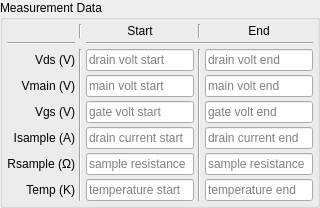
          <widget class="QGroupBox" name="groupBox">
           <property name="sizePolicy">
            <sizepolicy hsizetype="Preferred" vsizetype="Preferred">
             <horstretch>0</horstretch>
             <verstretch>0</verstretch>
            </sizepolicy>
           </property>
           <property name="title">
            <string>Measurement Data</string>
           </property>
           <property name="flat">
            <bool>true</bool>
           </property>
           <layout class="QVBoxLayout" name="verticalLayout_2">
            <property name="spacing">
             <number>4</number>
            </property>
            <property name="leftMargin">
             <number>4</number>
            </property>
            <property name="topMargin">
             <number>4</number>
            </property>
            <property name="rightMargin">
             <number>4</number>
            </property>
            <property name="bottomMargin">
             <number>4</number>
            </property>
            <item>
             <layout class="QGridLayout" name="gridLayout">
              <property name="spacing">
               <number>4</number>
              </property>
              <item row="1" column="2" colspan="3">
               <widget class="Line" name="line_10">
                <property name="sizePolicy">
                 <sizepolicy hsizetype="Preferred" vsizetype="Fixed">
                  <horstretch>0</horstretch>
                  <verstretch>0</verstretch>
                 </sizepolicy>
                </property>
                <property name="orientation">
                 <enum>Qt::Horizontal</enum>
                </property>
               </widget>
              </item>
              <item row="5" column="4">
               <widget class="QLineEdit" name="ui_sample_current_end">
                <property name="enabled">
                 <bool>true</bool>
                </property>
                <property name="sizePolicy">
                 <sizepolicy hsizetype="Maximum" vsizetype="Preferred">
                  <horstretch>0</horstretch>
                  <verstretch>0</verstretch>
                 </sizepolicy>
                </property>
                <property name="text">
                 <string/>
                </property>
                <property name="readOnly">
                 <bool>true</bool>
                </property>
                <property name="placeholderText">
                 <string>drain current end</string>
                </property>
               </widget>
              </item>
              <item row="6" column="0">
               <widget class="QLabel" name="label_11">
                <property name="sizePolicy">
                 <sizepolicy hsizetype="Preferred" vsizetype="Preferred">
                  <horstretch>0</horstretch>
                  <verstretch>0</verstretch>
                 </sizepolicy>
                </property>
                <property name="text">
                 <string>Rsample (Ω)</string>
                </property>
                <property name="alignment">
                 <set>Qt::AlignRight|Qt::AlignTrailing|Qt::AlignVCenter</set>
                </property>
               </widget>
              </item>
              <item row="0" column="4">
               <widget class="QLabel" name="label_7">
                <property name="sizePolicy">
                 <sizepolicy hsizetype="Preferred" vsizetype="Preferred">
                  <horstretch>0</horstretch>
                  <verstretch>0</verstretch>
                 </sizepolicy>
                </property>
                <property name="text">
                 <string>End</string>
                </property>
                <property name="alignment">
                 <set>Qt::AlignCenter</set>
                </property>
               </widget>
              </item>
              <item row="0" column="2">
               <widget class="QLabel" name="label_6">
                <property name="sizePolicy">
                 <sizepolicy hsizetype="Preferred" vsizetype="Preferred">
                  <horstretch>0</horstretch>
                  <verstretch>0</verstretch>
                 </sizepolicy>
                </property>
                <property name="text">
                 <string>Start</string>
                </property>
                <property name="alignment">
                 <set>Qt::AlignCenter</set>
                </property>
               </widget>
              </item>
              <item row="2" column="0">
               <widget class="QLabel" name="label_8">
                <property name="sizePolicy">
                 <sizepolicy hsizetype="Preferred" vsizetype="Preferred">
                  <horstretch>0</horstretch>
                  <verstretch>0</verstretch>
                 </sizepolicy>
                </property>
                <property name="text">
                 <string>Vds (V)</string>
                </property>
                <property name="alignment">
                 <set>Qt::AlignRight|Qt::AlignTrailing|Qt::AlignVCenter</set>
                </property>
               </widget>
              </item>
              <item row="5" column="2">
               <widget class="QLineEdit" name="ui_sample_current_start">
                <property name="enabled">
                 <bool>true</bool>
                </property>
                <property name="sizePolicy">
                 <sizepolicy hsizetype="Maximum" vsizetype="Preferred">
                  <horstretch>0</horstretch>
                  <verstretch>0</verstretch>
                 </sizepolicy>
                </property>
                <property name="text">
                 <string/>
                </property>
                <property name="readOnly">
                 <bool>true</bool>
                </property>
                <property name="placeholderText">
                 <string>drain current start</string>
                </property>
               </widget>
              </item>
              <item row="3" column="4">
               <widget class="QLineEdit" name="ui_main_voltage_end">
                <property name="enabled">
                 <bool>true</bool>
                </property>
                <property name="sizePolicy">
                 <sizepolicy hsizetype="Maximum" vsizetype="Preferred">
                  <horstretch>0</horstretch>
                  <verstretch>0</verstretch>
                 </sizepolicy>
                </property>
                <property name="readOnly">
                 <bool>true</bool>
                </property>
                <property name="placeholderText">
                 <string>main volt end</string>
                </property>
               </widget>
              </item>
              <item row="2" column="4">
               <widget class="QLineEdit" name="ui_sample_voltage_end">
                <property name="enabled">
                 <bool>true</bool>
                </property>
                <property name="sizePolicy">
                 <sizepolicy hsizetype="Maximum" vsizetype="Preferred">
                  <horstretch>0</horstretch>
                  <verstretch>0</verstretch>
                 </sizepolicy>
                </property>
                <property name="readOnly">
                 <bool>true</bool>
                </property>
                <property name="placeholderText">
                 <string>drain volt end</string>
                </property>
               </widget>
              </item>
              <item row="3" column="2">
               <widget class="QLineEdit" name="ui_main_voltage_start">
                <property name="sizePolicy">
                 <sizepolicy hsizetype="Maximum" vsizetype="Preferred">
                  <horstretch>0</horstretch>
                  <verstretch>0</verstretch>
                 </sizepolicy>
                </property>
                <property name="text">
                 <string/>
                </property>
                <property name="readOnly">
                 <bool>true</bool>
                </property>
                <property name="placeholderText">
                 <string>main volt start</string>
                </property>
               </widget>
              </item>
              <item row="6" column="2">
               <widget class="QLineEdit" name="ui_sample_resistance_start">
                <property name="enabled">
                 <bool>true</bool>
                </property>
                <property name="sizePolicy">
                 <sizepolicy hsizetype="Maximum" vsizetype="Preferred">
                  <horstretch>0</horstretch>
                  <verstretch>0</verstretch>
                 </sizepolicy>
                </property>
                <property name="text">
                 <string/>
                </property>
                <property name="readOnly">
                 <bool>true</bool>
                </property>
                <property name="placeholderText">
                 <string>sample resistance </string>
                </property>
               </widget>
              </item>
              <item row="3" column="0">
               <widget class="QLabel" name="label_19">
                <property name="sizePolicy">
                 <sizepolicy hsizetype="Preferred" vsizetype="Preferred">
                  <horstretch>0</horstretch>
                  <verstretch>0</verstretch>
                 </sizepolicy>
                </property>
                <property name="text">
                 <string>Vmain (V)</string>
                </property>
                <property name="alignment">
                 <set>Qt::AlignRight|Qt::AlignTrailing|Qt::AlignVCenter</set>
                </property>
               </widget>
              </item>
              <item row="4" column="2">
               <widget class="QLineEdit" name="ui_front_gate_voltage_start">
                <property name="enabled">
                 <bool>true</bool>
                </property>
                <property name="sizePolicy">
                 <sizepolicy hsizetype="Maximum" vsizetype="Preferred">
                  <horstretch>0</horstretch>
                  <verstretch>0</verstretch>
                 </sizepolicy>
                </property>
                <property name="text">
                 <string/>
                </property>
                <property name="readOnly">
                 <bool>true</bool>
                </property>
                <property name="placeholderText">
                 <string>gate volt start</string>
                </property>
               </widget>
              </item>
              <item row="4" column="4">
               <widget class="QLineEdit" name="ui_front_gate_voltage_end">
                <property name="enabled">
                 <bool>true</bool>
                </property>
                <property name="sizePolicy">
                 <sizepolicy hsizetype="Maximum" vsizetype="Preferred">
                  <horstretch>0</horstretch>
                  <verstretch>0</verstretch>
                 </sizepolicy>
                </property>
                <property name="text">
                 <string/>
                </property>
                <property name="readOnly">
                 <bool>true</bool>
                </property>
                <property name="placeholderText">
                 <string>gate volt end</string>
                </property>
               </widget>
              </item>
              <item row="5" column="0">
               <widget class="QLabel" name="label_10">
                <property name="sizePolicy">
                 <sizepolicy hsizetype="Preferred" vsizetype="Preferred">
                  <horstretch>0</horstretch>
                  <verstretch>0</verstretch>
                 </sizepolicy>
                </property>
                <property name="text">
                 <string>Isample (A)</string>
                </property>
                <property name="alignment">
                 <set>Qt::AlignRight|Qt::AlignTrailing|Qt::AlignVCenter</set>
                </property>
               </widget>
              </item>
              <item row="2" column="2">
               <widget class="QLineEdit" name="ui_sample_voltage_start">
                <property name="sizePolicy">
                 <sizepolicy hsizetype="Maximum" vsizetype="Preferred">
                  <horstretch>0</horstretch>
                  <verstretch>0</verstretch>
                 </sizepolicy>
                </property>
                <property name="text">
                 <string/>
                </property>
                <property name="readOnly">
                 <bool>true</bool>
                </property>
                <property name="placeholderText">
                 <string>drain volt start</string>
                </property>
               </widget>
              </item>
              <item row="6" column="4">
               <widget class="QLineEdit" name="ui_sample_resistance_end">
                <property name="enabled">
                 <bool>true</bool>
                </property>
                <property name="sizePolicy">
                 <sizepolicy hsizetype="Maximum" vsizetype="Preferred">
                  <horstretch>0</horstretch>
                  <verstretch>0</verstretch>
                 </sizepolicy>
                </property>
                <property name="text">
                 <string/>
                </property>
                <property name="readOnly">
                 <bool>true</bool>
                </property>
                <property name="placeholderText">
                 <string>sample resistance</string>
                </property>
               </widget>
              </item>
              <item row="4" column="0">
               <widget class="QLabel" name="label_9">
                <property name="sizePolicy">
                 <sizepolicy hsizetype="Preferred" vsizetype="Preferred">
                  <horstretch>0</horstretch>
                  <verstretch>0</verstretch>
                 </sizepolicy>
                </property>
                <property name="text">
                 <string>Vgs (V)</string>
                </property>
                <property name="alignment">
                 <set>Qt::AlignRight|Qt::AlignTrailing|Qt::AlignVCenter</set>
                </property>
               </widget>
              </item>
              <item row="7" column="0">
               <widget class="QLabel" name="label_5">
                <property name="sizePolicy">
                 <sizepolicy hsizetype="Preferred" vsizetype="Preferred">
                  <horstretch>0</horstretch>
                  <verstretch>0</verstretch>
                 </sizepolicy>
                </property>
                <property name="text">
                 <string>Temp (K)</string>
                </property>
                <property name="alignment">
                 <set>Qt::AlignRight|Qt::AlignTrailing|Qt::AlignVCenter</set>
                </property>
               </widget>
              </item>
              <item row="7" column="2">
               <widget class="QLineEdit" name="ui_temperature_start">
                <property name="sizePolicy">
                 <sizepolicy hsizetype="Maximum" vsizetype="Preferred">
                  <horstretch>0</horstretch>
                  <verstretch>0</verstretch>
                 </sizepolicy>
                </property>
                <property name="readOnly">
                 <bool>true</bool>
                </property>
                <property name="placeholderText">
                 <string>temperature start</string>
                </property>
               </widget>
              </item>
              <item row="7" column="4">
               <widget class="QLineEdit" name="ui_temperature_end">
                <property name="sizePolicy">
                 <sizepolicy hsizetype="Maximum" vsizetype="Preferred">
                  <horstretch>0</horstretch>
                  <verstretch>0</verstretch>
                 </sizepolicy>
                </property>
                <property name="readOnly">
                 <bool>true</bool>
                </property>
                <property name="placeholderText">
                 <string>temperature end</string>
                </property>
               </widget>
              </item>
              <item row="1" column="0">
               <widget class="Line" name="line_12">
                <property name="sizePolicy">
                 <sizepolicy hsizetype="Preferred" vsizetype="Fixed">
                  <horstretch>0</horstretch>
                  <verstretch>0</verstretch>
                 </sizepolicy>
                </property>
                <property name="orientation">
                 <enum>Qt::Horizontal</enum>
                </property>
               </widget>
              </item>
              <item row="0" column="1">
               <widget class="Line" name="line_11">
                <property name="sizePolicy">
                 <sizepolicy hsizetype="Preferred" vsizetype="Minimum">
                  <horstretch>0</horstretch>
                  <verstretch>0</verstretch>
                 </sizepolicy>
                </property>
                <property name="orientation">
                 <enum>Qt::Vertical</enum>
                </property>
               </widget>
              </item>
              <item row="0" column="3">
               <widget class="Line" name="line_13">
                <property name="sizePolicy">
                 <sizepolicy hsizetype="Preferred" vsizetype="Minimum">
                  <horstretch>0</horstretch>
                  <verstretch>0</verstretch>
                 </sizepolicy>
                </property>
                <property name="orientation">
                 <enum>Qt::Vertical</enum>
                </property>
               </widget>
              </item>
              <item row="2" column="1" rowspan="6">
               <widget class="Line" name="line_9">
                <property name="sizePolicy">
                 <sizepolicy hsizetype="Preferred" vsizetype="Minimum">
                  <horstretch>0</horstretch>
                  <verstretch>0</verstretch>
                 </sizepolicy>
                </property>
                <property name="orientation">
                 <enum>Qt::Vertical</enum>
                </property>
               </widget>
              </item>
              <item row="2" column="3" rowspan="6">
               <widget class="Line" name="line_14">
                <property name="sizePolicy">
                 <sizepolicy hsizetype="Preferred" vsizetype="Minimum">
                  <horstretch>0</horstretch>
                  <verstretch>0</verstretch>
                 </sizepolicy>
                </property>
                <property name="orientation">
                 <enum>Qt::Vertical</enum>
                </property>
               </widget>
              </item>
             </layout>
            </item>
           </layout>
          </widget>
